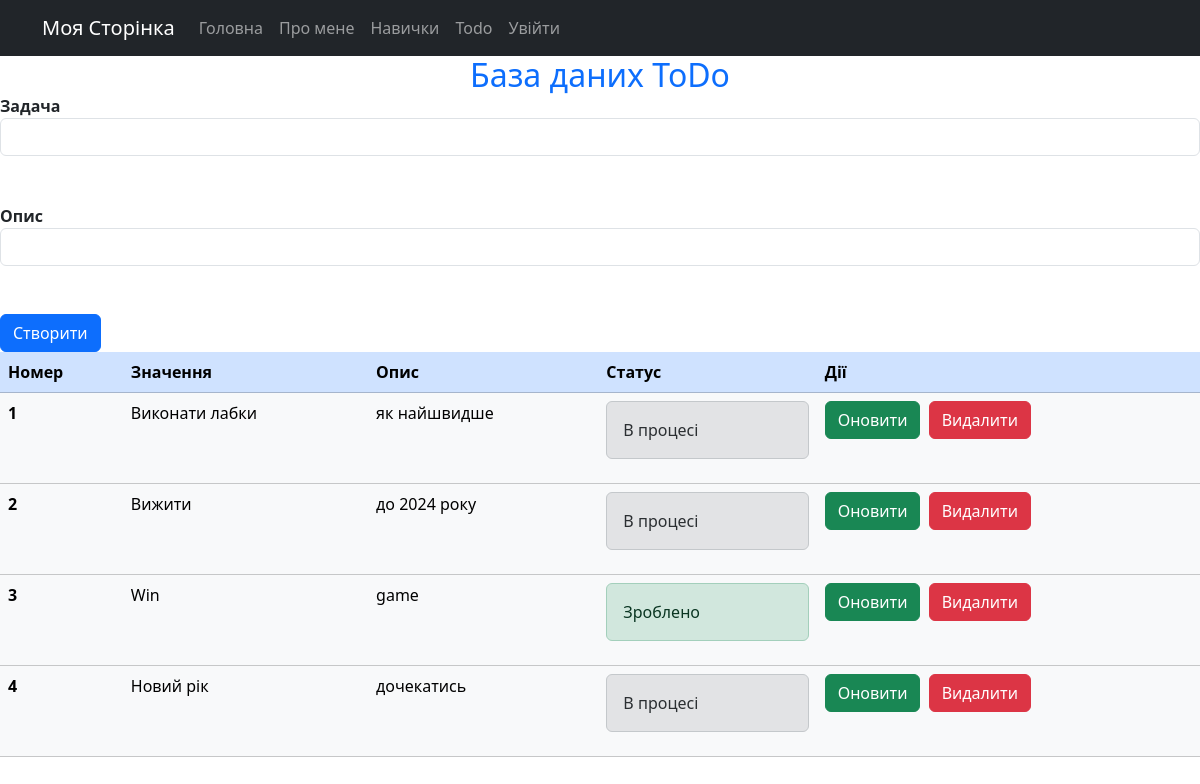
Screenshot of /todo with the database file from the repository.
### app/database.py (models this page shows)
class Todo(db.Model):
    id = db.Column(db.Integer, primary_key=True)
    title = db.Column(db.String(100))
    description = db.Column(db.String(200))
    complete = db.Column(db.Boolean)

### app/views.py (the view)
@app.route("/todo")
def todo():
    todo_form = CreateTodoForm()
    todo_list = db.session.query(Todo).all()
    return render_template('todo.html', todo_form=todo_form, todo_list=todo_list)

### app/forms.py
class CreateTodoForm(FlaskForm):
        new_task = StringField("Задача", validators=[DataRequired("Це поле обовʼязкове"), Length(min=1, max=100)])
        description = StringField("Опис", validators=[DataRequired("Це поле обовʼязкове"), Length(min=1, max=200)])
        submit = SubmitField("Створити")

### app/templates/todo.html (shortened to what this page needs)
{% extends 'base.html' %}
{% block body %}
<section class="page-section" id="todo_table">
    <h2 class="page-section-heading text-center text-primary mb-0">База даних ToDo</h2>
    <div class="row justify-content-center">
        <div class="container col-md-8 col-lg-8">
            <form id="createTodo" action="/create_todo" method="POST">
                {% from "_render_field.html" import render_field %}
                <div class="form-floating mb-3">
                    {{ render_field(todo_form.new_task) }}
                </div>
                <div class="form-floating mb-3">
                    {{ render_field(todo_form.description) }}
                </div>
                {{todo_form.submit(class_='btn btn-primary btn-xl')}}
            </form>
        </div>
    </div>
</section>
<section>
    <div class="row justify-content-center">
        <div class="container col-md-8 col-lg-8">
            <table class="table table-light">
                <thead class="table-primary">
                    <tr class = "todoTable">
                        <th class = "todoTable">Номер</th>
                        <th class = "todoTable">Значення</th>
                        <th class = "todoTable">Опис</th>
                        <th class = "todoTable">Статус</th>
                        <th class = "todoTable">Дії</th>
                    </tr>
                </thead>
                <tbody>
                    {% for todo in todo_list %}
                    <tr>
                        <th scope="row">{{ todo.id }}</th>
                        <td class = "todoTable">{{ todo.title }}</td>
                        <td class = "todoTable">{{ todo.description }}</td>
                        <td class = "todoTable">
                            {% if todo.complete == False %}
                            <div class="alert alert-secondary" roles="alert">В процесі</div>
                            {% else %}
                            <div class="alert alert-success" roles="alert">Зроблено</div>
                            {% endif %}
                        </td>
                        <td>
                            <a class="btn btn-success" href="/update_todo/{{ todo.id }}">Оновити</a>
                            <a class="btn btn-danger ms-1" href="/delete_todo/{{ todo.id }}">Видалити</a>
                        </td>
                    </tr>
                    {% endfor %}
                </tbody>
            </table>
        </div>
    </div>
</section>
{% endblock %}

### app/templates/base.html (shortened to what this page needs)
<!DOCTYPE html>
<html lang="en">
<head>
    <link rel="stylesheet" type="text/css" href="{{ url_for('static', filename='css/bootstrap.min.css') }}">
    <link rel="stylesheet" type="text/css" href="{{ url_for('static', filename='css/style.css') }}">
</head>
<body>
    {% include 'nav.html' %}
    {% block body %}
    {% endblock %}
    <div class="container">
    </div>
</body>
</html>

### app/templates/nav.html (shortened to what this page needs)
<nav class="navbar navbar-expand-lg navbar-dark bg-dark">
        <div class="container">
            <a class="navbar-brand" href="{{ url_for('home') }}">Моя Сторінка</a>
            <div class="collapse navbar-collapse" id="navbarColor02">
                <ul class="navbar-nav ml-auto">
                    <li class="nav-item">
                        <a class="nav-link" href="{{ url_for('home') }}">Головна</a>
                    </li>
                    <li class="nav-item">
                        <a class="nav-link" href="{{ url_for('about') }}">Про мене</a>
                    </li>
                    <li class="nav-item">
                        <a class="nav-link" href="{{ url_for('skills') }}">Навички</a>
                    </li>
                    <li class="nav-item">
                        <a class="nav-link" href="{{ url_for('todo') }}">Todo</a>
                    </li>
                    {% if userId %}
                        <li class="nav-item"><a class="nav-link" href={{ url_for('info') }}> Профіль </a></li>
                    {% else %}
                        <li class="nav-item"><a class="nav-link" href={{ url_for('login') }}> Увійти </a></li>
                    {% endif %}
                </ul>
            </div>
        </div>
    </nav>

### app/templates/_render_field.html
{% macro render_field(field) %}
<dt>{{ field.label() }}</dt>
{% if field.errors %}
<dd>{{ field(style="background-color: #dc3545;", **kwargs) | safe }}</dd>
    <ul>
        {% for error in field.errors %}
            <li class="list-group-item list-group-item-danger"> {{error}} </li>
        {% endfor %}
    </ul>
{% else %}
<dd>{{ field(class="form-control", **kwargs) | safe }}</dd>
<br>
{% endif %}
{% endmacro %}

### app/static/style/style.css (style rules this page uses)
body { display: flex; flex-direction: column; min-height: 100vh; }
.container { flex: 1; }

### rows the page displays
Todo: id "1", title "Виконати лабки", description "як найшвидше", complete "В процесі"
Todo: id "2", title "Вижити", description "до 2024 року", complete "В процесі"
Todo: id "3", title "Win", description "game", complete "Зроблено"
Todo: id "4", title "Новий рік", description "дочекатись", complete "В процесі"

### other values shown
{{ field.label() }} "Задача Опис"
